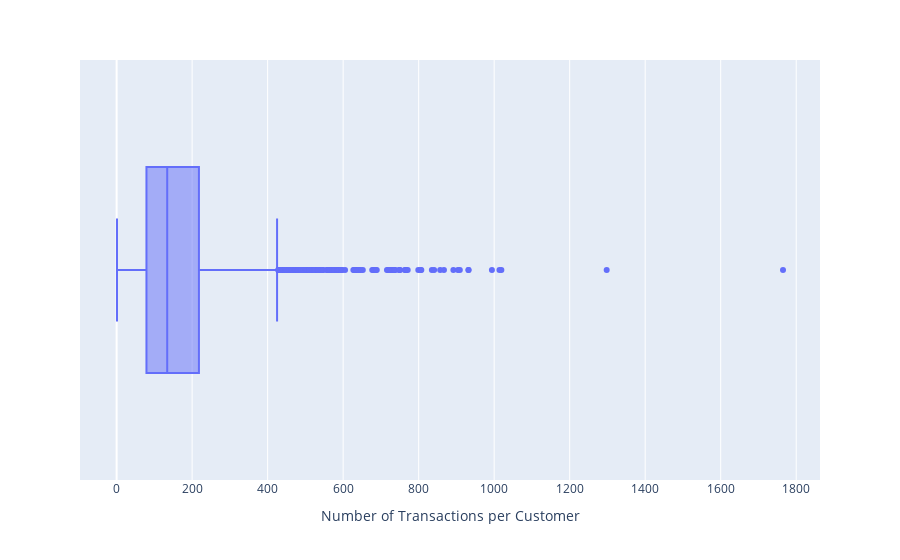

Notebook code cell kept with this figure:
### Code cell
transact_per_cust_fig = px.box(x=transact_per_cust)
transact_per_cust_fig.update_layout(xaxis_title='Number of Transactions per Customer')
transact_per_cust_fig.show()

### Figure 1 — Plotly figure (JSON) as saved in the notebook; plotly's stock layout.template omitted (floating-point values rounded to 4 significant figures; data arrays with more than 128 entries replaced by an {"elided": "..."} marker saying what was removed)
{"data": [{"alignmentgroup": "True", "hovertemplate": "x=%{x}<extra></extra>", "legendgroup": "", "marker": {"color": "#636efa"}, "name": "", "notched": false, "offsetgroup": "", "orientation": "h", "showlegend": false, "type": "box", "x": {"elided": "2379 int values"}, "x0": " ", "xaxis": "x", "y0": " ", "yaxis": "y"}], "layout": {"autosize": true, "boxmode": "group", "legend": {"tracegroupgap": 0}, "margin": {"t": 60}, "xaxis": {"anchor": "y", "autorange": true, "domain": [0, 1], "range": [-97, 1863], "title": {"text": "Number of Transactions per Customer"}, "type": "linear"}, "yaxis": {"anchor": "x", "autorange": true, "domain": [0, 1], "range": [-0.5, 0.5], "type": "category"}}}
